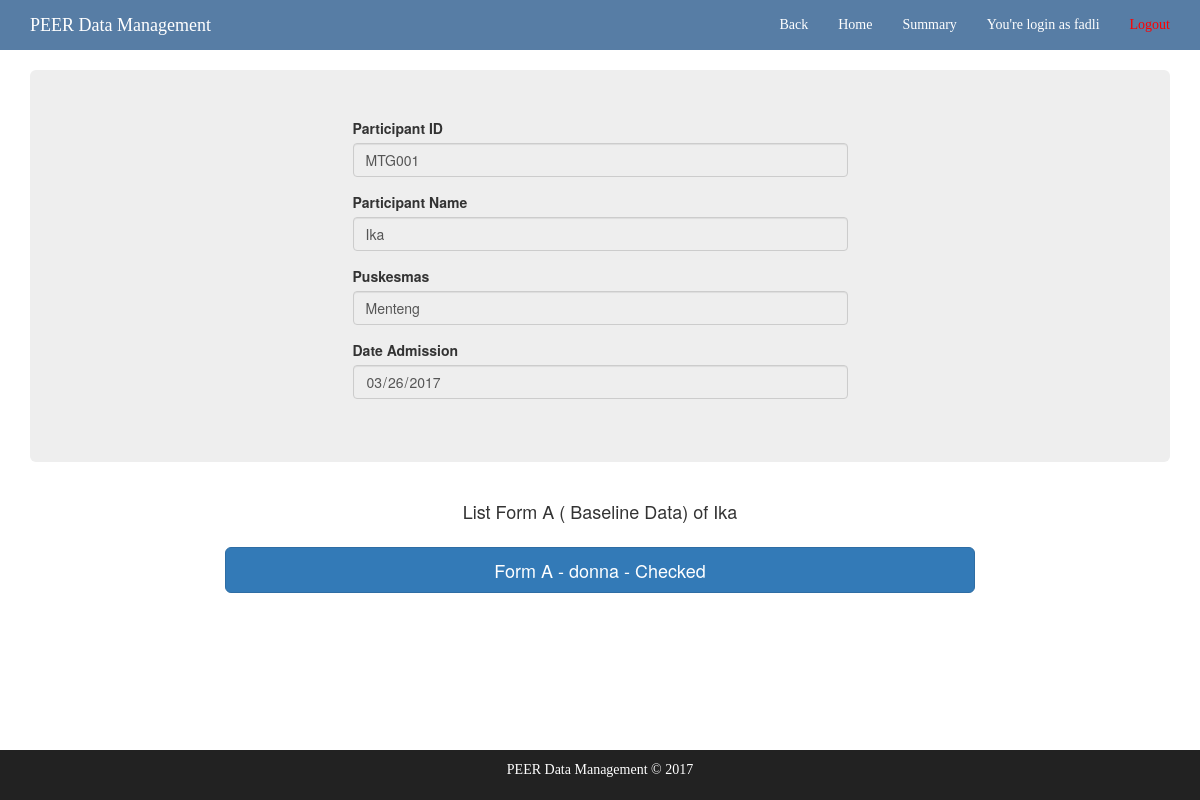
The page /participant/1/form_a/ (signed in) on the database as committed earlier.
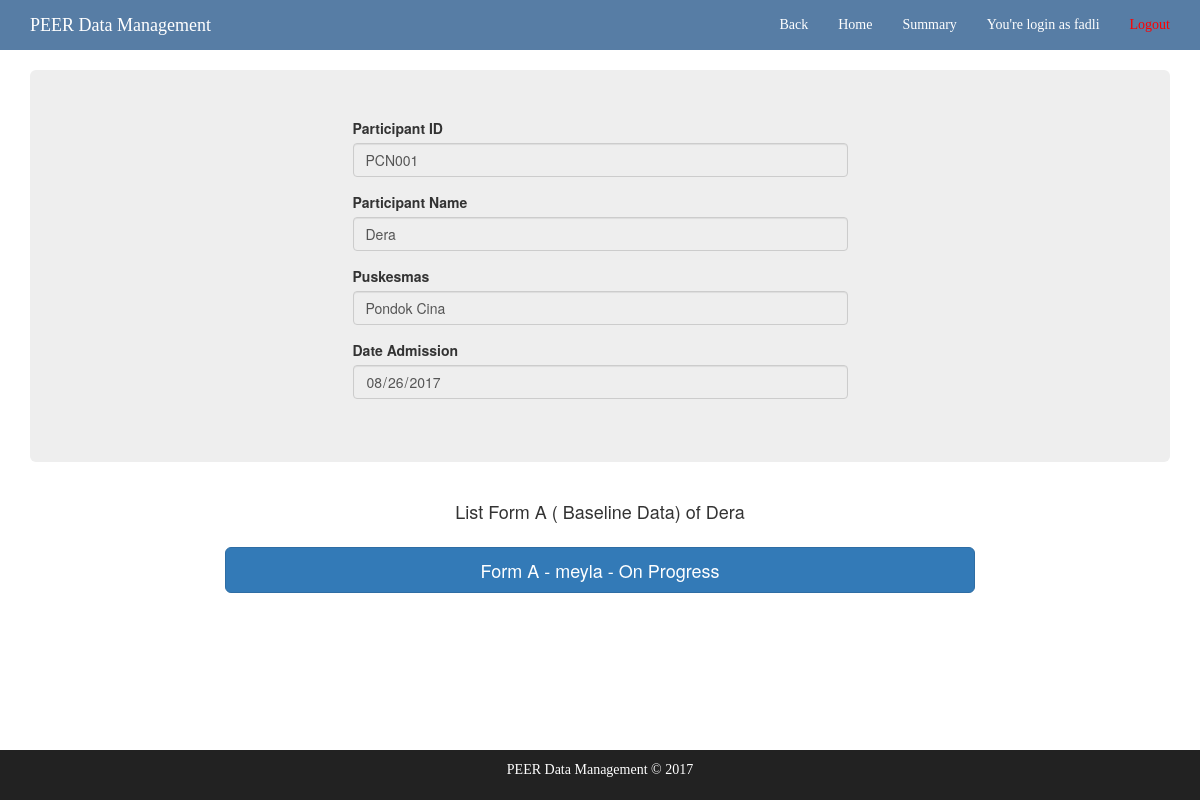
The same page on the database as committed later.
### core/models.py (models this page shows, shortened)
class Participant(models.Model):
	participant_id = models.CharField(max_length=10, blank=True)
	name = models.CharField(max_length=30, blank=True)
	date_admission = models.DateField()
	puskesmas = models.ForeignKey(Puskesmas, on_delete=models.PROTECT)
	created_by = models.CharField(max_length=25, blank=True)
	updated_by = models.CharField(max_length=25, blank=True)
	created_time = models.CharField(max_length=50, blank=True)
	updated_time = models.CharField(max_length=50, blank=True)
	active_status = models.BooleanField(default=True)

class Puskesmas(models.Model):
	puskesmas_id = models.CharField(max_length=5, blank=True)
	name = models.CharField(max_length=25, blank=True)

### forms_a/models.py (models this page shows, shortened)
class ABaseLine(models.Model):
    participant = models.ForeignKey(Participant, on_delete=models.PROTECT)
    interviewer_id = models.CharField(max_length=25, blank=True)
    data_entry_id = models.CharField(max_length=25, blank=True)
    data_checked_id = models.CharField(max_length=25, blank=True, null=True)
    date_admission = models.CharField(max_length=15, blank=True)
    date_interviewed = models.CharField(max_length=15, blank=True)
    date_data_entered = models.CharField(max_length=15, blank=True)
    date_data_checked = models.CharField(max_length=15, blank=True)
    is_save_all = models.NullBooleanField(default=False, blank=True)

### core/views.py (the view)
# urls.py: url(r'^participant/(?P<participant_id>[0-9]+)/form_a/$', views.form_a, name='form_a'),
@login_required(login_url='core:login')
def form_a(request, participant_id):
	participant = Participant.objects.get(id=participant_id)
	forms = ABaseLine.objects.filter(participant_id=participant_id)
	date_admission = participant.date_admission.__str__()
	return render(request, 'core/form_a.html', {'participant' : participant, 'forms' : forms, 'date_admission' : date_admission})

### core/templates/core/form_a.html
{% extends 'brief-header.html' %}
{% block content2 %}
        <div class="mycenter">
        <div class="form-group row">
            {% if forms.count < 1 %}
            <h4 style="text-align: center; margin-top: 10px;"> List Form A ( Baseline Data) of  {{ participant.name }} </h4>
            <div class="col-md-4 col-md-offset-4" id="buttoncreateform">
                <a href="{{request.get_full_path}}create" class="btn btn-primary btn-lg btn-block">
                   <i class="fa fa-pencil-square-o" aria-hidden="true"></i> Create Form A
                </a>
            </div>
            {% else %}
            <h4 style="text-align: center; margin-top: 10px;"> List Form A ( Baseline Data) of {{ participant.name }} </h4>
            {% endif %}
        </div>
        </div>
        <div class="list_all_form">
            <div class="form-group row">
                {% for form in forms %}
                    <div class="col-md-8 col-md-offset-2">
                        <a href="{{request.get_full_path}}{{form.id}}" class="btn btn-primary btn-lg btn-block">
                            {% if form.data_checked_id != None and form.data_checked_id != "" %}
                                Form A - {{ form.data_entry_id }}  - Checked
                            {% elif form.is_save_all %}
                                Form A - {{ form.data_entry_id }} - Submitted
                            {% else %}
                                Form A - {{ form.data_entry_id }} - On Progress
                            {% endif %}
                        </a>
                    </div>
                {% endfor %}
            </div>
        </div>
{% endblock %}

### core/templates/brief-header.html
{% extends 'base.html' %}
{% block content %}
<div class="container">
        <div class="jumbotron participantBox">
            <form class="patient-form-data">
                <div class="row">
                    <div class="col-md-6 col-md-offset-3 col-xs-6 col-xs-offset-3 col-sm-6 col-sm-offset-3">
                        <div class="form-group">
                            <label for="participant_id"> Participant ID</label>
                            <input class="form-control disabled" type="text" value="{{participant.participant_id}}" readonly>
                        </div>
                        <div class="form-group">
                            <label for="participant_name"> Participant Name </label>
                            <input class="form-control" type="text" value="{{participant.name}}" readonly>
                        </div>
                        <div class="form-group">
                            <label for="participant_name"> Puskesmas </label>
                            <input class="form-control" type="text" value="{{participant.puskesmas.name}}" readonly>
                        </div>
                        <div class="form-group">
                            <label for="date_admission"> Date Admission </label>
                            <input class="form-control" type="date" value="{{date_admission}}" readonly>
                        </div>
                    </div>
                </div>
            </form>
        </div>
        {% block content2 %}
        {% endblock %}
</div>
{% endblock %}

Rows that differ between the two databases and show on the page:
removed ABaseLine: data_entry_id "donna"
changed Participant: participant_id "MTG001" → "PCN001"; name "Ika" → "Dera"; puskesmas.name "Menteng" → "Pondok Cina"
added ABaseLine: data_entry_id "meyla"
Other text that changed with them:
form field date_admission: "03/26/2017" → "08/26/2017"
